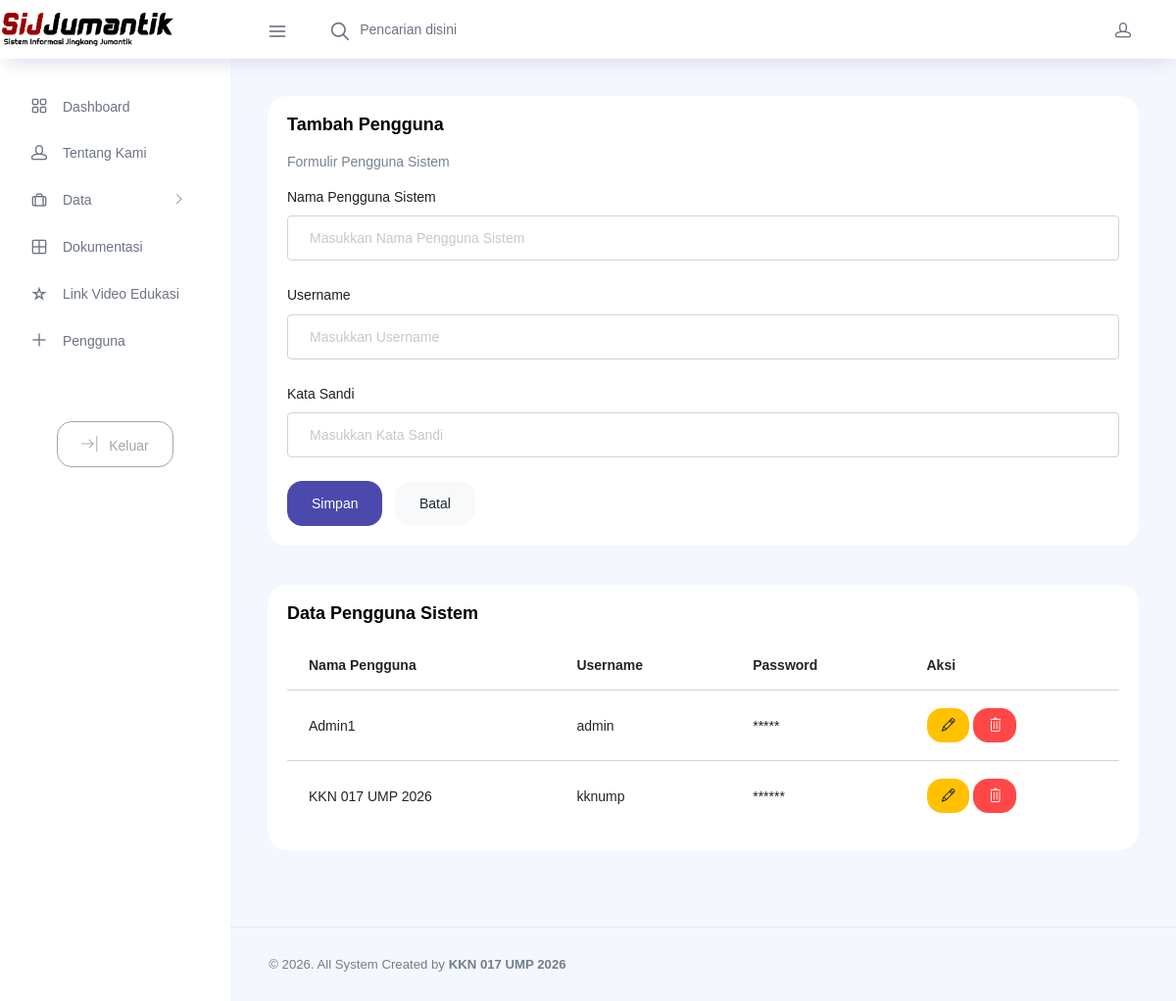
The page /admin/user.php (signed in) on the database its author committed.
### tables this page shows
CREATE TABLE `user` (
  `id_user` int NOT NULL,
  `username` varchar(30) NOT NULL,
  `password` varchar(30) NOT NULL,
  `nama_pengguna` text NOT NULL
);

### admin/user.php (the view, shortened to what this page needs)
<?php
include 'include/config.php';
$data = mysqli_query($conn, "SELECT * FROM user ORDER BY id_user ASC");
$edit = null;
?>
<?php include 'include/header.php'; ?>
<div class="main-panel">
  <div class="content-wrapper">
    <div class="row">
      <div class="col-12 grid-margin stretch-card">
        <div class="card">
          <div class="card-body">
            <h4 class="card-title"><?= $edit ? 'Edit' : 'Tambah' ?> Pengguna</h4>
            <p class="card-description">Formulir Pengguna Sistem</p>
            <form method="POST">
              <div class="form-group">
                <label>Nama Pengguna Sistem</label>
                <input type="text" class="form-control" name="nama_pengguna"
                  value="<?= $edit['nama_pengguna'] ?? '' ?>" placeholder="Masukkan Nama Pengguna Sistem" required>
              </div>
              <div class="form-group">
                <label>Username</label>
                <input type="text" class="form-control" name="username"
                  value="<?= $edit['username'] ?? '' ?>" placeholder="Masukkan Username" required>
              </div>
              <div class="form-group">
                <label>Kata Sandi</label>
                <input type="text" class="form-control" name="password"
                  value="" placeholder="Masukkan Kata Sandi" <?= $edit ? '' : 'required' ?>>
              </div>
              <?php if($edit): ?>
                <button type="submit" name="update" class="btn btn-warning mr-2">
                  <i class="bi bi-pencil-square"></i> Perbarui
                </button>
                <a href="user.php" class="btn btn-light">Batal</a>
              <?php else: ?>
                <button type="submit" name="simpan" class="btn btn-primary mr-2">
                  <i class="bi bi-person-plus"></i> Simpan
                </button>
                <button type="reset" class="btn btn-light">Batal</button>
              <?php endif; ?>
            </form>
          </div>
        </div>
      </div>
    </div>
    <div class="row">
      <div class="col-lg-12 grid-margin stretch-card">
        <div class="card">
          <div class="card-body">
            <h4 class="card-title">Data Pengguna Sistem</h4>
            <div class="table-responsive">
              <table class="table table-hover">
                <thead>
                  <tr>
                    <th>Nama Pengguna</th>
                    <th>Username</th>
                    <th>Password</th>
                    <th>Aksi</th>
                  </tr>
                </thead>
                <tbody>
                  <?php while($r = mysqli_fetch_assoc($data)): ?>
                  <tr>
                    <td><?= htmlspecialchars($r['nama_pengguna']) ?></td>
                    <td><?= htmlspecialchars($r['username']) ?></td>
                    <td><?= str_repeat('*', strlen($r['password'])) ?></td>
                    <td>
                      <a href="user.php?edit=<?= $r['id_user'] ?>" class="btn btn-sm btn-warning">
                        <i class="ti-pencil"></i>
                      </a>
                      <a href="user.php?hapus=<?= $r['id_user'] ?>"
                        class="btn btn-sm btn-danger"
                        onclick="return confirm('Yakin ingin menghapus data ini?')">
                        <i class="ti-trash"></i>
                      </a>
                    </td>
                  </tr>
                  <?php endwhile; ?>
                </tbody>
              </table>
            </div>
          </div>
        </div>
      </div>
    </div>
  </div>
  <?php include 'include/footer.php'; ?>
    <footer class="footer">
    <div class="d-sm-flex justify-content-center justify-content-sm-between">
      <span class="text-muted">© 2026. All System Created by <strong>KKN 017 UMP 2026</strong></span>
    </div>
  </footer>

### rows shown on the page
user: nama_pengguna "Admin1", username "admin", password "*****"
user: nama_pengguna "KKN 017 UMP 2026", username "kknump", password "******"
